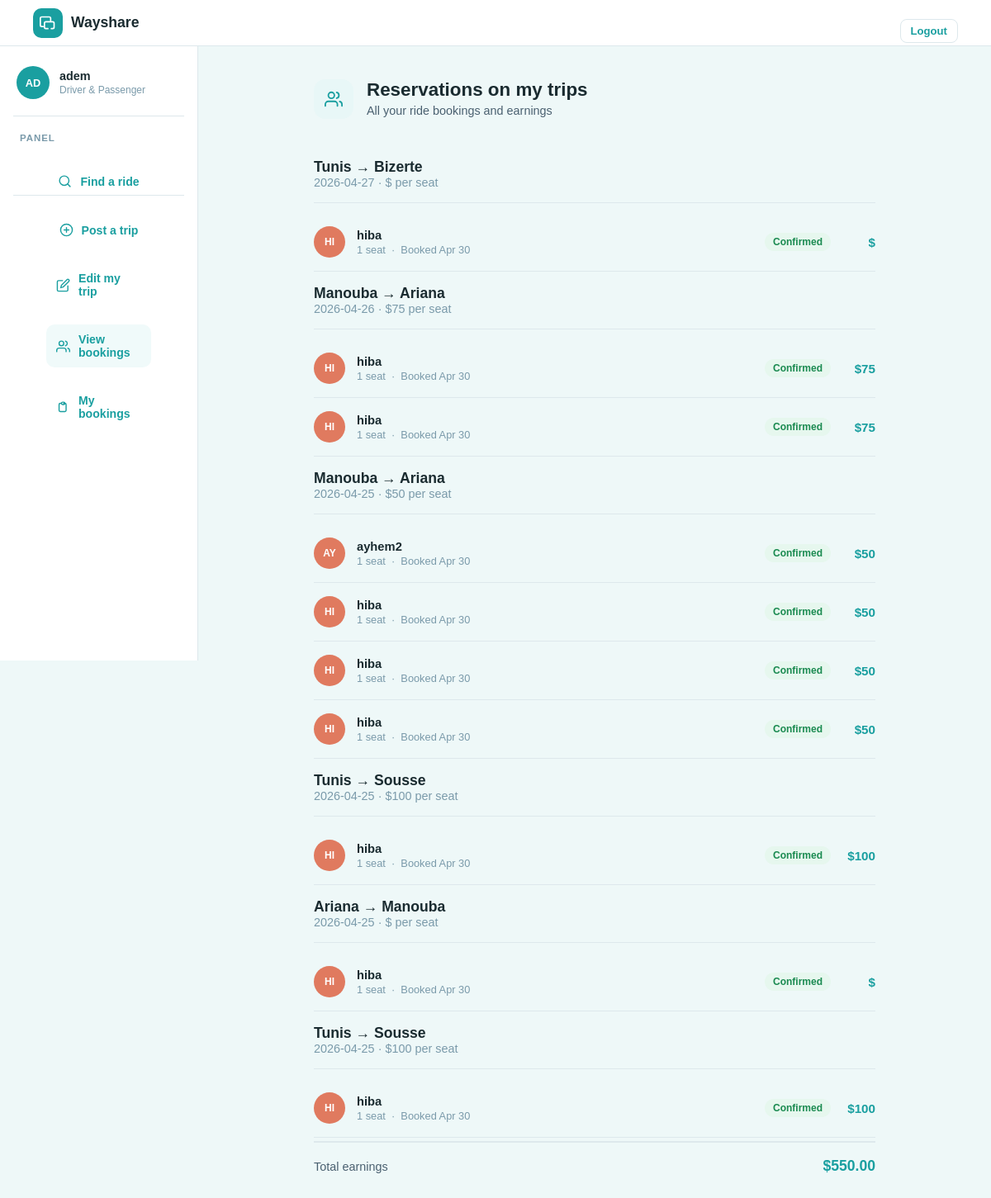
Screenshot of /viewbookings.php (signed in) with the database file from the repository.
### tables this page shows
CREATE TABLE users (
    id INTEGER PRIMARY KEY AUTOINCREMENT,
    name TEXT,
    email TEXT UNIQUE,
    password TEXT
, phone TEXT);

CREATE TABLE bookings (
    id INTEGER PRIMARY KEY AUTOINCREMENT,
    user_id INTEGER,
    ride_id INTEGER, created_at TEXT, seats INTEGER DEFAULT 1, rating INTEGER DEFAULT NULL,
    FOREIGN KEY(user_id) REFERENCES users(id),
    FOREIGN KEY(ride_id) REFERENCES rides(id)
);

CREATE TABLE rides (
    id INTEGER PRIMARY KEY AUTOINCREMENT,
    driver_id INTEGER,
    departure TEXT,
    destination TEXT,
    date TEXT,
    seats INTEGER, departure_time TEXT, price REAL, notes TEXT,
    FOREIGN KEY(driver_id) REFERENCES users(id)
);

### public/viewbookings.php (the view, shortened to what this page needs)
<?php
require '../config/db.php';
$user_id = $_SESSION['user_id'];
$bookings = [];
$totalEarnings = 0;
try {
    $stmt = $pdo->prepare("
        SELECT
            r.id as ride_id,
            r.departure,
            r.destination,
            r.date,
            r.price,
            r.seats,
            b.id as booking_id,
            u.name as passenger_name,
            u.email as passenger_email,
            b.created_at as booking_date
        FROM rides r
        JOIN bookings b ON b.ride_id = r.id
        JOIN users u ON u.id = b.user_id
        WHERE r.driver_id = ?
        ORDER BY r.date DESC, b.created_at DESC
    ");
    $stmt->execute([$user_id]);
    $bookings = $stmt->fetchAll();
    foreach ($bookings as $booking) {
        if ($booking['price']) {
            $totalEarnings += $booking['price'];
        }
    }
} catch (Exception $e) {
    $error = "Erreur lors de la récupération des réservations: " . $e->getMessage();
}
$stmt = $pdo->prepare("SELECT * FROM users WHERE id = ?");
$stmt->execute([$user_id]);
$user = $stmt->fetch();
?>
<!DOCTYPE html>
<html>
<head>
    <link rel="stylesheet" href="../assets/style.css">
</head>
<body>
  <nav>
    <a class="nav-logo" href="findRide.php">
      <div class="logo-icon"><svg viewBox="0 0 24 24"><path d="M5 17H3a2 2 0 01-2-2V5a2 2 0 012-2h11a2 2 0 012 2v3m-4 12H9m10 0h-2m2 0a2 2 0 002-2v-6a2 2 0 00-2-2H9a2 2 0 00-2 2v6a2 2 0 002 2m10 0h-2" stroke="white" stroke-width="2" stroke-linecap="round" stroke-linejoin="round" fill="none"/></svg></div>
      <span>Wayshare</span>
    </a>
    <div class="nav-right auth-footer" id="searchNavRight">
        <a href="logout.php" class="btn-logout">Logout</a>
    </div>
  </nav>
  <div class="app-layout">
    <aside class="driver-sidebar">
      <div class="sidebar-header">
        <div class="sidebar-avatar">
            <?= strtoupper(substr($user['name'], 0, 2)) ?>
        </div>
        <div>
          <div class="sidebar-name"><?= htmlspecialchars($user['name']) ?></div>
          <div class="sidebar-role">Driver &amp; Passenger</div>
        </div>
      </div>
      <div class="sidebar-section-label">Panel</div>
      <nav class="sidebar-nav">
        <div class="auth-footer">
            <a class="snav-item" href="findRide.php">
            <svg viewBox="0 0 24 24" stroke-width="2" fill="none" stroke-linecap="round"><circle cx="11" cy="11" r="8"/><path d="m21 21-4.35-4.35"/></svg>
            Find a ride
            </a>
        </div>
        <div class="auth-footer">
            <a class="snav-item" href="postRide.php">
            <svg viewBox="0 0 24 24" stroke-width="2" fill="none" stroke-linecap="round"><circle cx="12" cy="12" r="10"/><line x1="12" y1="8" x2="12" y2="16"/><line x1="8" y1="12" x2="16" y2="12"/></svg>
            Post a trip
            </a>
        </div>
        <div class="auth-footer">
            <a class="snav-item" href="myTrip.php">
            <svg viewBox="0 0 24 24" stroke-width="2" fill="none" stroke-linecap="round"><path d="M11 4H4a2 2 0 00-2 2v14a2 2 0 002 2h14a2 2 0 002-2v-7"/><path d="M18.5 2.5a2.121 2.121 0 013 3L12 15l-4 1 1-4 9.5-9.5z"/></svg>
            Edit my trip
            </a>
        </div>
        <div class="auth-footer">
            <a class=
            "snav-item active" href="viewbookings.php">
            <svg viewBox="0 0 24 24" stroke-width="2" fill="none" stroke-linecap="round"><path d="M17 21v-2a4 4 0 00-4-4H5a4 4 0 00-4 4v2"/><circle cx="9" cy="7" r="4"/><path d="M23 21v-2a4 4 0 00-3-3.87"/><path d="M16 3.13a4 4 0 010 7.75"/></svg>
            View bookings
            </a>
        </div>
        <div class="auth-footer">
            <a class="snav-item" href="myBookings.php">
            <svg viewBox="0 0 24 24" stroke-width="2" fill="none" stroke-linecap="round"><path d="M9 5H7a2 2 0 00-2 2v10a2 2 0 002 2h8a2 2 0 002-2V7a2 2 0 00-2-2h-2M9 5a2 2 0 002 2h2a2 2 0 002-2M9 5a2 2 0 012-2h2a2 2 0 012 2"/></svg>
            My bookings
            </a>
        </div>
    </aside>
    <main class="panel-area">
      <div class="panel active">
        <div class="panel-inner">
          <div class="panel-title-row">
            <div class="panel-icon" style="background:#e8f7f7"><svg width="22" height="22" viewBox="0 0 24 24" stroke="#1a9fa0" stroke-width="2" fill="none" stroke-linecap="round"><path d="M17 21v-2a4 4 0 00-4-4H5a4 4 0 00-4 4v2"/><circle cx="9" cy="7" r="4"/><path d="M23 21v-2a4 4 0 00-3-3.87"/><path d="M16 3.13a4 4 0 010 7.75"/></svg></div>
            <div>
              <h2>Reservations on my trips</h2>
              <p>All your ride bookings and earnings</p>
            </div>
          </div>
          <?php if (empty($bookings)): ?>
            <div style="text-align:center;padding:60px 20px;color:var(--text-light);">
              <svg width="48" height="48" viewBox="0 0 24 24" stroke="currentColor" stroke-width="1.5" fill="none" style="margin-bottom:12px;opacity:0.4"><path d="M17 21v-2a4 4 0 00-4-4H5a4 4 0 00-4 4v2"/><circle cx="9" cy="7" r="4"/><path d="M23 21v-2a4 4 0 00-3-3.87"/><path d="M16 3.13a4 4 0 010 7.75"/></svg>
              <p>No bookings yet.<br>Create a trip to start receiving reservations.</p>
            </div>
          <?php else: ?>
            <div class="booking-list">
              <?php
              $currentRideId = null;
              foreach ($bookings as $booking):
                if ($currentRideId !== $booking['ride_id']):
                  if ($currentRideId !== null): ?>
                    </div>
                  <?php endif; ?>
                  <div class="ride-bookings-group">
                    <div class="ride-header-info" style="padding:16px 0;border-bottom:1px solid var(--border);margin-bottom:12px;">
                      <div style="font-weight:600;color:var(--text);font-size:1.1rem;">
                        <?= htmlspecialchars($booking['departure']) ?> → <?= htmlspecialchars($booking['destination']) ?>
                      </div>
                      <div style="color:var(--text-light);font-size:0.9rem;">
                        <?= htmlspecialchars($booking['date']) ?> · $<?= htmlspecialchars($booking['price']) ?> per seat
                      </div>
                    </div>
                  <?php
                  $currentRideId = $booking['ride_id'];
                endif;
              ?>
              <div class="booking-row">
                <div class="bk-avatar" style="background:<?= ['#7c6fcd','#1a9fa0','#e07a5f','#3d405b','#81b29a'][crc32($booking['passenger_name']) % 5] ?>">
                  <?= strtoupper(substr($booking['passenger_name'], 0, 2)) ?>
                </div>
                <div class="bk-info">
                  <div class="bk-name"><?= htmlspecialchars($booking['passenger_name']) ?></div>
                  <div class="bk-meta">1 seat &nbsp;·&nbsp; Booked <?= date('M j', strtotime($booking['booking_date'])) ?></div>
                </div>
                <div class="bk-status confirmed">Confirmed</div>
                <div class="bk-amount">$<?= htmlspecialchars($booking['price']) ?></div>
              </div>
              <?php endforeach; ?>
            </div>
            <div class="bk-total-row">
              <span>Total earnings</span>
              <strong style="color:var(--teal);font-size:1.1rem">$<?= number_format($totalEarnings, 2) ?></strong>
            </div>
          <?php endif; ?>
        </div>
      </div>
    </main>
  </div>
</body>
</html>

### rows the page displays
users: name "AD", name "adem"
bookings: ride.departure "Tunis", ride.destination "Bizerte", ride.date "2026-04-27", user.name "HI", user.name "hiba", created_at "Apr 30"
bookings: ride.departure "Manouba", ride.destination "Ariana", ride.date "2026-04-26", ride.price "75", user.name "HI", user.name "hiba", created_at "Apr 30"
bookings: user.name "HI", user.name "hiba", created_at "Apr 30", ride.price "75"
bookings: ride.departure "Manouba", ride.destination "Ariana", ride.date "2026-04-25", ride.price "50", user.name "AY", user.name "ayhem2", created_at "Apr 30"
bookings: user.name "HI", user.name "hiba", created_at "Apr 30", ride.price "50"
bookings: user.name "HI", user.name "hiba", created_at "Apr 30", ride.price "50"
bookings: user.name "HI", user.name "hiba", created_at "Apr 30", ride.price "50"
bookings: ride.departure "Tunis", ride.destination "Sousse", ride.date "2026-04-25", ride.price "100", user.name "HI", user.name "hiba", created_at "Apr 30"
bookings: ride.departure "Ariana", ride.destination "Manouba", ride.date "2026-04-25", user.name "HI", user.name "hiba", created_at "Apr 30"
bookings: ride.departure "Tunis", ride.destination "Sousse", ride.date "2026-04-25", ride.price "100", user.name "HI", user.name "hiba", created_at "Apr 30"

### other values shown
$totalEarnings "550.00"
